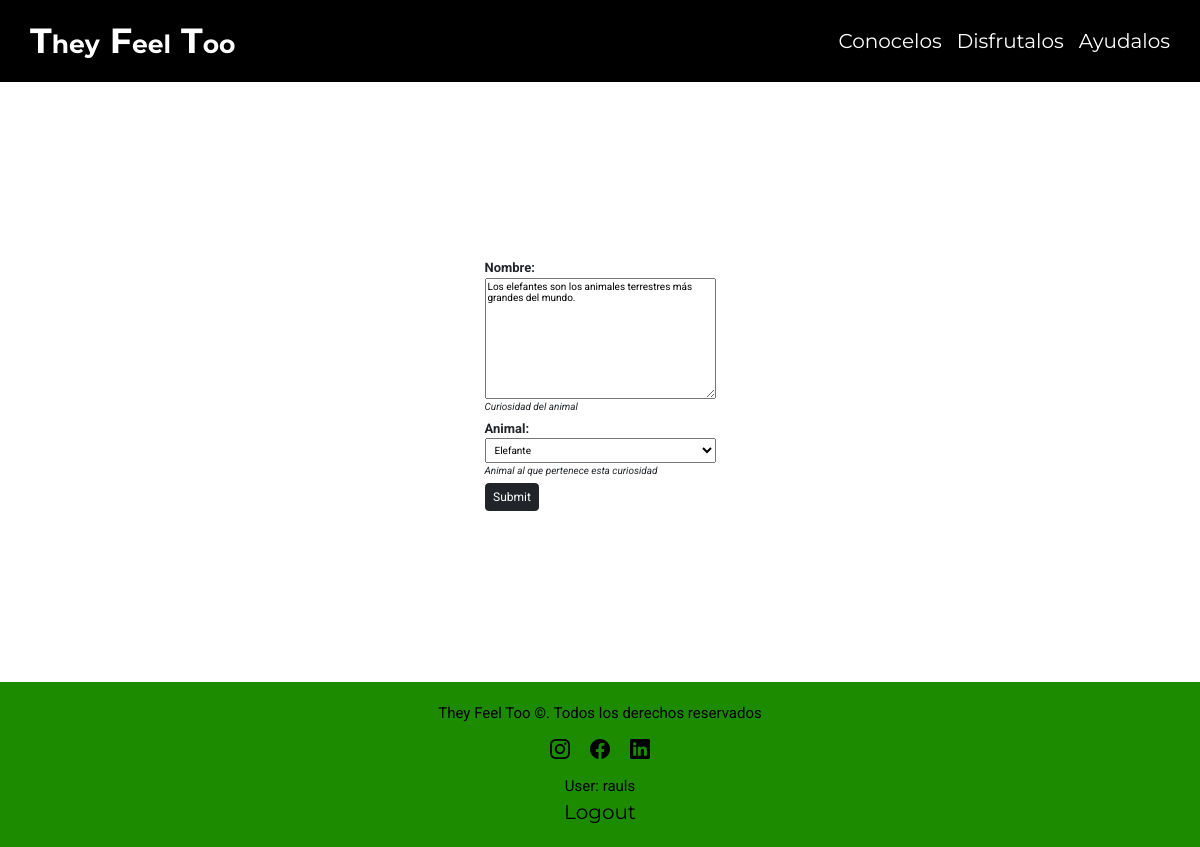
The page /home/curiosidad/update/7 (signed in) on the database its author committed.
### home/models.py (models this page shows, shortened)
class Curiosidad(models.Model):
    nombre = models.TextField(
        max_length=200,
        help_text="Curiosidad del animal",
    )
    animal = models.ForeignKey(
        Animal,
        help_text="Animal al que pertenece esta curiosidad",
        on_delete=models.CASCADE,
    )

class Animal(models.Model):
    nombre = models.CharField(max_length=100)
    promedio_de_vida = models.CharField(
        max_length=100, help_text="Puede escribir tanto en cautiverio como salvaje"
    )
    alimentacion = models.CharField(
        max_length=100, help_text="En que se basa la alimentación del animal"
    )
    imagen = models.CharField(max_length=100, help_text="Link a la imagen del animal")
    habitats = models.ManyToManyField(
        Habitat, help_text="Habitats a los que pertenece el animal"
    )
    class Meta:
        ordering = ["nombre"]
        permissions = (("is_admin", "Can administrate"),)
    def __str__(self):
        return self.nombre
    def display_habitats(self):
        return ", ".join(
            {
                f"{habitat.nombre} ({habitat.continente})"
                for habitat in self.habitats.all()[:3]
            }
        )
    display_habitats.short_description = "habitat"

### home/views.py (the view)
class CuriosidadUpdate(PermissionRequiredMixin, UpdateView):
    permission_required = "home.is_admin"
    model = Curiosidad
    fields = "__all__"
    success_url = reverse_lazy("index")

### home/templates/home/curiosidad_form.html (shortened to what this page needs)
{% extends "base_generic.html" %}
{% block content %}
<div class="form-wrapper">
    <form class="form-model" action="" method="post">
        <table>
            {{ form.as_ul }}
        </table>
        <input class="btn btn-dark" type="submit" value="Submit" />
    </form>
</div>
{% endblock %}

### home/templates/base_generic.html (shortened to what this page needs)
<!DOCTYPE html>
<html lang="es">
<head>
    <link rel="stylesheet" href="https://cdn.jsdelivr.net/npm/bootstrap-icons@1.10.5/font/bootstrap-icons.css">
    <link rel="stylesheet" href="https://cdn.jsdelivr.net/npm/bootstrap@5.3.0-alpha3/dist/css/bootstrap.min.css">
    {% load static %}
    <link rel="stylesheet" href="{% static 'css/app.css' %}" />
</head>
<body>
    {% block navbar %}
    <div class="header--background solid--header">
        <header class="contenedor header">
            <h1>T<span>hey</span> F<span>eel</span> T<span>oo</span></h1>
            <nav class="navbar">
                <a href="{% url 'index' %}">Conocelos</a>
                <a href="{% url 'index' %}">Disfrutalos</a>
                <a href="{% url 'index' %}">Ayudalos</a>
            </nav>
        </header>
    </div>
    {% endblock %}
    {% block content %}{% endblock %}
    {% block footer %}
    <footer class="site-footer">
        <p>They Feel Too &#169. Todos los derechos reservados</p>
        <div>
            <a target="_blank" href="https://www.instagram.com/"><i class="bi bi-instagram"></i></a>
            <a target="_blank" href="https://www.facebook.com/"><i class="bi bi-facebook"></i></a>
            <a target="_blank" href="https://www.linkedin.com/in/raul-funes/"><i class="bi bi-linkedin"></i></a>
        </div>
        {% if user.is_authenticated %}
        <p>User: {{ user.get_username }}</p>
        <p><a href="{% url 'logout'%}?next={{request.path}}">Logout</a></p>
        {% else %}
        <p><a href="{% url 'login'%}?next={{request.path}}">Login</a></p>
        {% endif %}
    </footer>
    {% endblock %}
</body>
</html>

### home/static/css/app.css (style rules this page uses)
html { -webkit-text-size-adjust: 100%; line-height: 1.15 }
body { margin: 0 }
h1 { font-size: 2em; margin: .67em 0 }
a { background-color: transparent }
button, input, optgroup, select, textarea { font-family: inherit; font-size: 100%; line-height: 1.15; margin: 0 }
button, input { overflow: visible }
button, select { text-transform: none }
[type=button], [type=reset], [type=submit], button { -webkit-appearance: button; appearance: button; }
textarea { overflow: auto }
html { box-sizing: border-box; font-size: 62.5% }
body { font-family: Roboto, sans-serif }
h1, h2 { font-family: Montserrat, sans-serif; font-weight: 700 }
h1, h2, h3, h4 { margin: 0 }
h1 { font-size: 3.5rem }
a { font-family: Montserrat, sans-serif; text-decoration: none }
a, p { font-size: 2rem }
p { font-family: Roboto, sans-serif }
.contenedor { margin: 0 auto; width: min(95%, 120rem) }
.header--background { background-color: transparent; left: 0; position: absolute; top: 0; width: 100%; z-index: 2 }
.header { color: #fff }
.header h1 { padding: 2rem 0; text-align: center }
.header h1 span { font-size: 2.5rem }
@media screen and (min-width:768px) { .header { align-items: center; display: flex; justify-content: space-between } }
.navbar { align-items: center; display: flex; flex-direction: column; gap: 1.5rem; padding: 1rem 0 }
.navbar a { color: #fff; text-decoration: none }
@media screen and (min-width:768px) { .navbar { flex-direction: row } }
.site-footer { background-color: #1c8b00; padding: 2rem }
.site-footer p { color: #000; font-size: 1.5rem; margin: 0; text-align: center }
.site-footer div { align-items: center; display: flex; justify-content: center }
.site-footer a { color: #000; margin: 1rem; transition: all .3s ease }
.solid--header { position: relative; background-color: black; }
.form-wrapper { min-height: 30rem; height: 75vh; display: flex; flex-direction: column; justify-content: center; align-items: center; font-size: 1rem; }
.form-model li { list-style: none; display: flex; flex-direction: column; margin: .5rem 0; }
.form-model label { font-weight: bold; font-size: 1.3rem; }
.form-model select { min-height: fit-content; padding: .5rem; }
.form-model input { font-size: 1.2rem; height: max-content; }
.helptext { font-style: italic; }

### rows shown on the page
Curiosidad: nombre "Los elefantes son los animales terrestres más grandes del mundo.", animal "Elefante"

### other values the page prints
{{ user.get_username }} "rauls"
